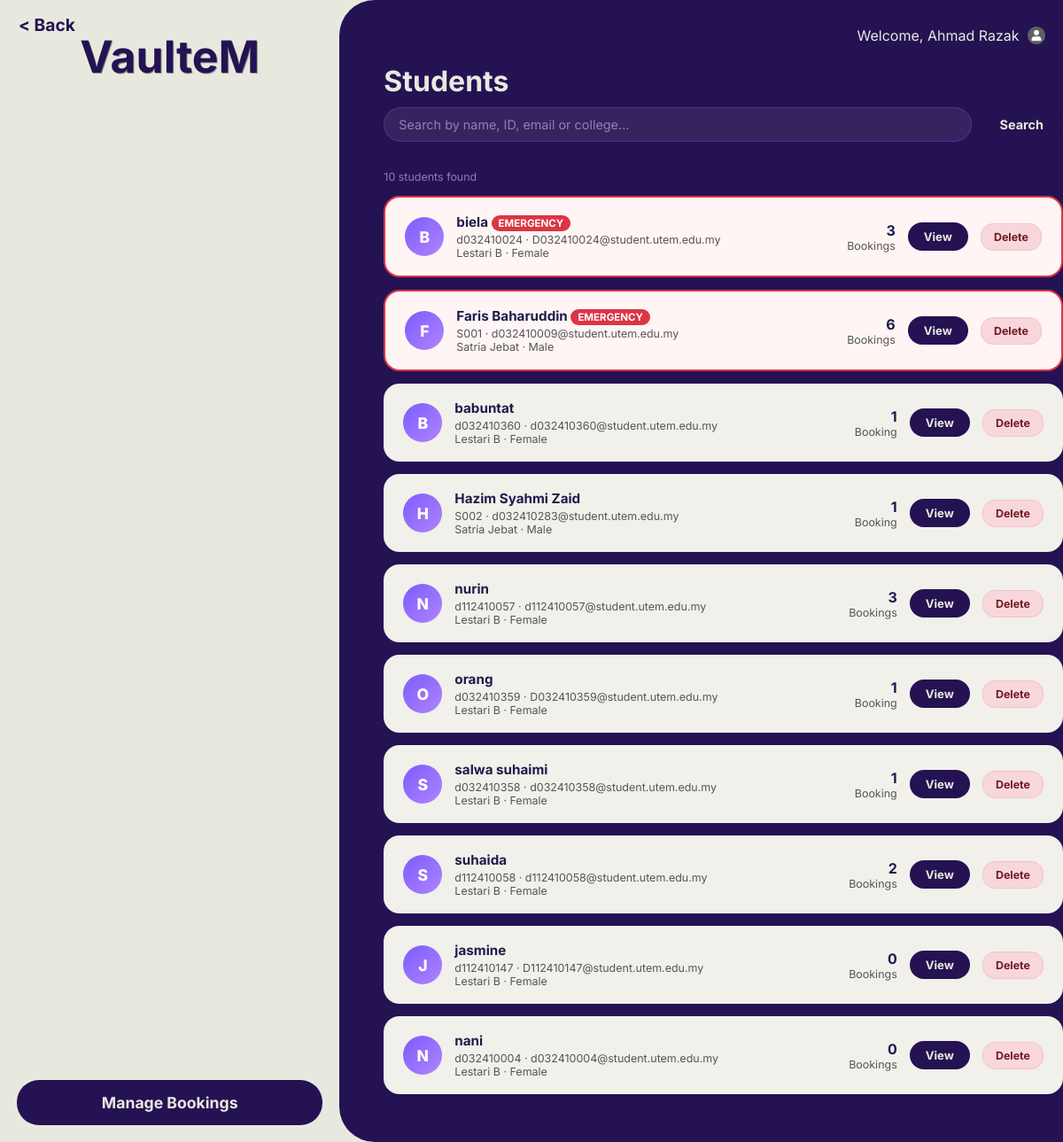
Page /staffStudentList.php (signed in) on the committed database.
### tables this page shows
CREATE TABLE `student` (
  `Student_ID` varchar(10) NOT NULL,
  `Student_Name` varchar(100) NOT NULL,
  `Student_Mail` varchar(30) NOT NULL,
  `Student_Password` varchar(100) NOT NULL,
  `Student_PhoneNo` char(15) NOT NULL,
  `Gender` char(1) NOT NULL,
  `Residential_ID` int(100) NOT NULL
);

CREATE TABLE `residential_college` (
  `Residential_ID` int(100) NOT NULL,
  `Residential_Block` varchar(100) NOT NULL,
  `Gender_Type` char(1) NOT NULL
);

### staffStudentList.php (the view, shortened to what this page needs)
<?php
$conn = new mysqli("localhost", "root", "", "utem_accommodation");
$staff_name = $_SESSION['Staff_Name'] ?? 'Staff';
$search    = trim($_GET['q'] ?? '');
$searchSql = '';
$students = $conn->query("
    SELECT s.Student_ID, s.Student_Name, s.Student_Mail, s.Student_PhoneNo, s.Gender,
           rc.Residential_Block,
           COUNT(b.Booking_ID) AS TotalBookings,
           MAX(b.Booking_Priority = 'Y') AS HasEmergency
    FROM student s
    LEFT JOIN residential_college rc ON s.Residential_ID = rc.Residential_ID
    LEFT JOIN booking b ON s.Student_ID = b.Student_ID
    $searchSql
    GROUP BY s.Student_ID, s.Student_Name, s.Student_Mail, s.Student_PhoneNo, s.Gender, rc.Residential_Block
    ORDER BY HasEmergency DESC, s.Student_Name ASC
");
?>
<!DOCTYPE html>
<html lang="en">
<head>
    <link rel="stylesheet" href="status.css">
    <link rel="stylesheet" href="mobile.css">
</head>
<body>
<div id="wrapper">
    <button class="back" onclick="history.back()">&#60; Back</button>
    <div class="leftcontainer">
        <header>
            <h1 onclick="window.location.href='staffMainStatus.php'" style="cursor:pointer;">VaulteM</h1>
        </header>
        <button type="button" id="booking" onclick="window.location.href='Staffmainstatus.php'">
            Manage Bookings
        </button>
    </div>
    <div class="rightcontainer">
        <div id="userName">
            Welcome,
            <span id="currentName"><?php echo htmlspecialchars($staff_name); ?></span>
            <span id="profileContainer">
                <img id="userImage" src="/image/user.png" width="20px" height="20px" onclick="profileMenu()">
            </span>
        </div>
        <h1>Students</h1>
        <form method="GET" class="search-bar">
            <input type="text" name="q" placeholder="Search by name, ID, email or college..." value="<?php echo htmlspecialchars($search); ?>">
            <button type="submit">Search</button>
        </form>
        <?php
        $count = $students ? $students->num_rows : 0;
        ?>
        <p class="result-count"><?php echo $count; ?> student<?php echo $count !== 1 ? 's' : ''; ?> found<?php echo $search ? " for \"$search\"" : ''; ?></p>
        <?php if ($students && $students->num_rows > 0):
            while ($st = $students->fetch_assoc()):
                $initial = strtoupper(substr($st['Student_Name'], 0, 1));
        ?>
            <div class="student-card <?php echo $st['HasEmergency'] ? 'emergency-card' : ''; ?>">
                <div class="student-avatar"><?php echo $initial; ?></div>
                <div class="student-info">
                    <h4>
                        <?php echo htmlspecialchars($st['Student_Name']); ?>
                        <?php if ($st['HasEmergency']): ?>
                            <span class="emergency-badge" >EMERGENCY</span>
                        <?php endif; ?>
                    </h4>
                <p><?php echo htmlspecialchars($st['Student_ID']); ?> · <?php echo htmlspecialchars($st['Student_Mail']); ?></p>
                <p><?php echo htmlspecialchars($st['Residential_Block'] ?? 'N/A'); ?> · <?php echo $st['Gender'] === 'M' ? 'Male' : ($st['Gender'] === 'F' ? 'Female' : 'N/A'); ?></p>
            </div>
            <div class="student-meta">
                <strong><?php echo $st['TotalBookings']; ?></strong>
                Booking<?php echo $st['TotalBookings'] !== '1' ? 's' : ''; ?>
            </div>
            <a class="view-btn" href="staffStudentDetail.php?id=<?php echo urlencode($st['Student_ID']); ?>">View</a>
            <form method="POST" style="display:inline;"
                  onsubmit="return confirm('Delete student <?php echo htmlspecialchars(addslashes($st['Student_Name'])); ?> and all their booking records? This cannot be undone.')">
                <button type="submit" class="delete-btn">Delete</button>
            </form>
        </div>
        <?php endwhile;
        else: ?>
            <p style="color:#8b82b5;">No students found.</p>
        <?php endif; ?>
    </div>
</div>
</body>
</html>

### status.css (style rules this page uses)
* { font-family: 'Inter', sans-serif; box-sizing: border-box; }
header h1 { color: #241253; font-size: 50px; text-align: center; margin-bottom: 0px; padding: 0; text-shadow: 1px 1.2px 0px rgba(0, 0, 0, 0.395); }
#userName { text-align: right; margin-top: 20px; margin-right: 20px; }
#userImage { vertical-align: middle; margin-left: 10px; margin-top: -3px; }
#profileContainer { position: relative; display: inline-block; }
body { background-color: #E8E9DE; margin: 0px; }
.back { position: absolute; border-style: none; background-color: #E8E9DE; font-size: 1.2rem; font-weight: bold; color: #241253; margin: 15px; }
p { font-weight: normal; }
#wrapper { display: flex; height: 100vh; width: 100vw; overflow: hidden; }
.leftcontainer { flex: 1; gap: 0px; background-color: #E8E9DE; display: flex; flex-direction: column; justify-content: center; align-items: center; text-align: center; }
h1 { margin-bottom: 10px; }
.rightcontainer { flex: 2; background-color: #241253; color: #E8E9DE; border-top-left-radius: 40px; border-bottom-left-radius: 40px; padding-top: 10px; padding-left: 50px; display: flex; flex-direction: column; animation: slideLeft 1.0s ease-in-out forwards; height: 100vh; overflow-y: auto; padding-bottom: 40px; }
#booking { width: 90%; background-color: #241253; border: 20px; margin-top: auto; margin-bottom: 5%; padding: 15px 15px; font-size: 1.1rem; border-radius: 25px; font-weight: bold; color: #E8E9DE; }
.student-card.emergency-card { border: 2px solid #dc3545; background-color: #fff5f5; }
.emergency-badge { background-color: #dc3545; color: white; font-size: 0.72rem; padding: 2px 8px; border-radius: 10px; font-weight: bold; }

### staffStudentList.php (style rules this page uses)
.search-bar { display: flex; gap: 10px; margin-bottom: 20px; flex-wrap: wrap; }
.search-bar input { flex: 1; min-width: 200px; background: rgba(255,255,255,0.08); border: 1px solid rgba(124,92,252,0.3); color: #E8E9DE; padding: 10px 16px; border-radius: 20px; font-size: 0.9rem; font-family: inherit; outline: none; }
.search-bar input::placeholder { color: #8b82b5; }
.search-bar button { background: #241253; color: #E8E9DE; border: none; padding: 10px 22px; border-radius: 20px; cursor: pointer; font-weight: bold; font-size: 0.9rem; width: auto; }
.student-card { background-color: #f1f0ea; color: #1e1b4b; border-radius: 18px; padding: 18px 22px; margin-bottom: 14px; display: flex; align-items: center; flex-wrap: wrap; gap: 14px; }
.student-avatar { width: 44px; height: 44px; background: linear-gradient(135deg, #7c5cfc, #b084ff); border-radius: 50%; display: flex; align-items: center; justify-content: center; font-weight: 800; font-size: 1.1rem; color: #fff; flex-shrink: 0; }
.student-info { flex: 1; min-width: 160px; }
.student-info h4 { margin: 0 0 3px; font-size: 0.95rem; }
.student-info p { margin: 0; font-size: 0.78rem; color: #555; }
.student-meta { text-align: right; font-size: 0.78rem; color: #555; }
.student-meta strong { display: block; font-size: 1rem; color: #1e1b4b; }
.view-btn { background: #241253; color: #E8E9DE; border: none; padding: 8px 18px; border-radius: 16px; cursor: pointer; font-size: 0.82rem; font-weight: bold; width: auto; text-decoration: none; display: inline-block; }
.result-count { font-size: 0.78rem; color: #8b82b5; margin-bottom: 14px; }
.delete-btn { background: #f8d7da; color: #721c24; border: 1px solid #f5c2c7; padding: 7px 14px; border-radius: 14px; cursor: pointer; font-size: 0.78rem; font-weight: bold; font-family: inherit; transition: all 0.2s; }
#profileContainer { position: relative; display: inline-block; cursor: pointer; }
#userImage { vertical-align: middle; margin-left: 5px; }

### rows in the picture
student: Student_Name "B", Student_Name "biela", shows "EMERGENCY", Student_ID "d032410024", Student_Mail "D032410024@student.utem.edu.my", Residential_ID.Residential_Block "Lestari B", Gender "Female", TotalBookings "3"
student: Student_Name "F", Student_Name "Faris Baharuddin", shows "EMERGENCY", Student_ID "S001", Student_Mail "d032410009@student.utem.edu.my", Residential_ID.Residential_Block "Satria Jebat", Gender "Male", TotalBookings "6"
student: Student_Name "B", Student_Name "babuntat", Student_ID "d032410360", Student_Mail "d032410360@student.utem.edu.my", Residential_ID.Residential_Block "Lestari B", Gender "Female", TotalBookings "1"
student: Student_Name "H", Student_Name "Hazim Syahmi Zaid", Student_ID "S002", Student_Mail "d032410283@student.utem.edu.my", Residential_ID.Residential_Block "Satria Jebat", Gender "Male", TotalBookings "1"
student: Student_Name "N", Student_Name "nurin", Student_ID "d112410057", Student_Mail "d112410057@student.utem.edu.my", Residential_ID.Residential_Block "Lestari B", Gender "Female", TotalBookings "3"
student: Student_Name "O", Student_Name "orang", Student_ID "d032410359", Student_Mail "D032410359@student.utem.edu.my", Residential_ID.Residential_Block "Lestari B", Gender "Female", TotalBookings "1"
student: Student_Name "S", Student_Name "salwa suhaimi", Student_ID "d032410358", Student_Mail "d032410358@student.utem.edu.my", Residential_ID.Residential_Block "Lestari B", Gender "Female", TotalBookings "1"
student: Student_Name "S", Student_Name "suhaida", Student_ID "d112410058", Student_Mail "d112410058@student.utem.edu.my", Residential_ID.Residential_Block "Lestari B", Gender "Female", TotalBookings "2"
student: Student_Name "J", Student_Name "jasmine", Student_ID "d112410147", Student_Mail "D112410147@student.utem.edu.my", Residential_ID.Residential_Block "Lestari B", Gender "Female", TotalBookings "0"
student: Student_Name "N", Student_Name "nani", Student_ID "d032410004", Student_Mail "d032410004@student.utem.edu.my", Residential_ID.Residential_Block "Lestari B", Gender "Female", TotalBookings "0"

### other values in the picture
$staff_name "Ahmad Razak"
$count "10"
